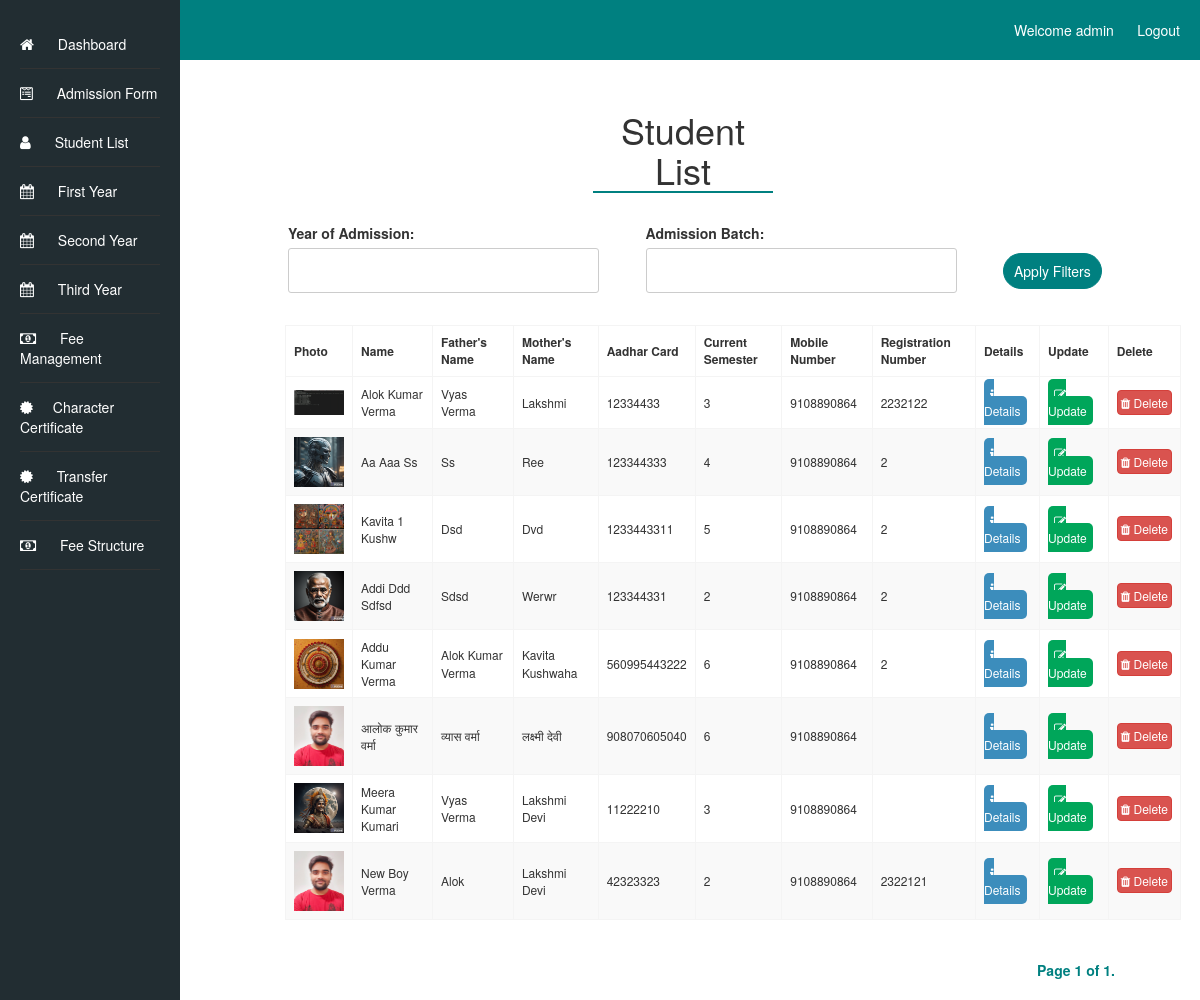
Screenshot of /student-list/student-list/ (signed in) with the database file from the repository.
### admissionapp/models.py (models this page shows, shortened)
class AdmissionForm(models.Model):
    first_name = models.CharField(max_length=50)
    middle_name = models.CharField(max_length=50, blank=True,)
    last_name = models.CharField(max_length=50, blank=True,)
    father_name = models.CharField(max_length=100)
    mother_name = models.CharField(max_length=100)
    photo = models.ImageField(upload_to='admission_photos/')
    marks_10th = models.DecimalField(max_digits=5, decimal_places=2)
    marks_12th = models.DecimalField(max_digits=5, decimal_places=2)
    admission_batch = models.CharField(max_length=20)
    school_details_12th = models.TextField()
    school_details_10th = models.TextField()
    address = models.TextField()
    pass_out_year_12th = models.IntegerField()
    pass_out_year_10th = models.IntegerField()
    admission_date = models.DateField()
    caste = models.CharField(max_length=20)
    roll_number_12th = models.CharField(max_length=20)
    roll_number_10th = models.CharField(max_length=20)
    aadhar_number = models.CharField(max_length=12, unique=True)
    mobile_number = models.CharField(max_length=10)
    date_of_birth = models.DateField()
    subjects = models.CharField(max_length=1000)
    registration_number = models.CharField(max_length=20, blank=True)
    current_semester = models.CharField(max_length=20, blank=True)

### student_list/views.py (the view)
# urls.py: path('student-list/', include('student_list.urls')),
@login_required
def student_list(request):
    students = AdmissionForm.objects.all()
    year_filter_form = AdmissionYearFilterForm(request.POST)
    if year_filter_form.is_valid():
        admission_year = year_filter_form.cleaned_data.get('admission_year')
        if admission_year:
            students = students.filter(admission_date__year=admission_year)
    class_filter_form = AdmissionClassFilterForm(request.POST)
    if class_filter_form.is_valid():
        admission_batch = class_filter_form.cleaned_data.get('admission_batch')
        if admission_batch:
            students = students.filter(admission_batch__icontains=admission_batch)
    page = request.GET.get('page')
    paginator = Paginator(students, 20)  # Display 10 students per page, you can adjust this number as needed
    students = paginator.get_page(page)
    context = {
        'students': students,
        'year_filter_form': year_filter_form,
        'class_filter_form': class_filter_form,
    }
    return render(request, 'student_list/student_list.html', context)

### student_list/forms.py
class AdmissionYearFilterForm(forms.Form):
    admission_year = forms.IntegerField(label='Year of Admission', required=False)

class AdmissionClassFilterForm(forms.Form):
    admission_batch = forms.CharField(label='Admission Batch', required=False)

### student_list/templates/student_list/student_list.html (shortened to what this page needs)
<!DOCTYPE html>
<html>
<head>
    <link rel="stylesheet" type="text/css" href="/static/styles.css">
    <link rel="stylesheet" href="https://cdnjs.cloudflare.com/ajax/libs/font-awesome/4.7.0/css/font-awesome.min.css">
    <link rel="stylesheet" href="/static/bootstrap.min.css">
</head>
<body>
        <header>
            Welcome {{ user.username }} &nbsp;&nbsp;&nbsp;&nbsp;&nbsp;
            <a href="{% url 'logout' %}?next=/loginapp/logout/">Logout</a>
        </header>
    <div class="container-fluid">
        <div class="sidebar">
            <ul class="dashboard_list">
                <li><a href="/dashboard"><i class="fa fa-home" aria-hidden="true"></i> Dashboard</a></li>
                <li><a href="{% url 'admission_form' %}"><i class="fa fa-wpforms" aria-hidden="true"></i> Admission Form</a></li>
                <li><a href="{% url 'student_list' %}"><i class="fa fa-user"></i> Student List</a></li>
                <li><a href="{% url 'first_year' %}"><i class="fa fa-calendar" aria-hidden="true"></i> First Year</a></li>
                <li><a href="{% url 'second_year' %}"><i class="fa fa-calendar" aria-hidden="true"></i> Second Year</a></li>
                <li><a href="{% url 'third_year' %}"><i class="fa fa-calendar" aria-hidden="true"></i> Third Year</a></li>
                <li><a href="{% url 'fee_detail' %}"><i class="fa fa-money" aria-hidden="true"></i> Fee Management</a></li>
                <li><a href="{% url 'student_list_details' %}"><i class="fa fa-certificate" aria-hidden="true"></i>Character Certificate</a></li>
                <li><a href="{% url 'student_list_details_transfer' %}"><i class="fa fa-certificate" aria-hidden="true"></i> Transfer Certificate</a></li>
                <li><a href="{% url 'fee_structure' %}"><i class="fa fa-money" aria-hidden="true"></i> Fee Structure</a></li>
            </ul>
        </div>
        <div class="content">
            <h1 class="student_heading">Student List</h1>
            <form method="post" enctype="multipart/form-data" class="admission_filter">
                <div class="col-sm-5 year_admin">{{ year_filter_form.as_p }}</div>
                <div class="col-sm-5 admission_batch">{{ class_filter_form.as_p }}</div>
                <div class="col-sm-2"><button type="submit" class="apply_filter">Apply Filters</button></div>
            </form>
            <table class="student_list_tab">
                <thead>
                    <tr>
                        <th class="photo-column">Photo</th>
                        <th class="name-column">Name</th>
                        <th class="father-name-column">Father's Name</th>
                        <th class="mother-name-column">Mother's Name</th>
                        <th class="aadhar-column">Aadhar Card</th>
                        <th class="current-semester-column">Current Semester</th>
                        <th class="mobile-number-column">Mobile Number</th>
                        <th class="registration-Number"> Registration Number</th>
                        <th>Details</th>
                        <th>Update</th>
                        <th>Delete</th>
                    </tr>
                </thead>
                <tbody>
                    {% for student in students %}
                        <tr>
                            <td class="photo-column"><img src="{{ student.photo.url  }}" alt="{{ student.first_name }} {{ student.last_name }} Photo" width="50"></td>
                            <td class="name-column">{{ student.first_name }} {{ student.middle_name }} {{ student.last_name }}</td>
                            <td class="father-name-column">{{ student.father_name }}</td>
                            <td class="mother-name-column">{{ student.mother_name }}</td>
                            <td class="aadhar-column">{{ student.aadhar_number }}</td>
                            <td class="admission-class-column">{{ student.current_semester }}</td>
                            <td class="mobile-number-column">{{ student.mobile_number }}</td>
                            <td class="registration-Number">{{student.registration_number}}</td>
                            <td><a href="{% url 'student_details' student.id %}" class="details_btn"><i class="fa fa-info"></i> Details</a></td>
                            <td><a href="{% url 'update_student' student.id %}" class="update_btn"><i class="fa fa-edit"></i> Update</a></td>
                            <td>
                                <a href="{% url 'delete_student' student.id %}" class="delete_btn btn btn-danger delete-student"
                                   data-student-name="{{ student.first_name }} {{ student.middle_name }} {{ student.last_name }}">
                                    <i class="fa fa-trash"></i> Delete
                                </a>
                            </td>
                        </tr>
                    {% endfor %}
                </tbody>
            </table>
        </div>
<div class="pagination">
    <span class="step-links">
        <span class="current-page">
            Page {{ students.number }} of {{ students.paginator.num_pages }}.
        </span>
    </span>
</div>
    </div>
</body>
</html>

### static/styles.css (style rules this page uses)
label { display: block; font-weight: bold; }
input[type="text"], input[type="date"], input[type="file"], input[type="number"], textarea, select { width: 95%; padding: 10px; border: 1px solid #ccc; border-radius: 3px; font-size: 16px; }
a { text-decoration: none; color: #007bff; }
a[href*="logout"] { float: right; }
.sidebar { width: 20%; background-color: #333; color: #fff; padding: 20px; position: fixed; top: 0; left: 0; height: 100%; }
ul { list-style-type: none; padding: 0; }
ul li a { margin-bottom: 10px; text-decoration: none; color: #fff; }
body { font-family: Arial, sans-serif; margin: 0; padding: 0; background-color: #f4f4f4; }
header { background-color: #008080; color: #fff; padding: 20px 10px; text-align: right; }
header a { color: #fff; text-decoration: none; margin-right: 10px; }
.sidebar { width: 15%; background-color: #222d32; color: #fff; padding: 20px; position: fixed; top: 0; left: 0; height: 100%; }
.content { width: 80%; padding: 20px; position: relative; left: 200px; }
h1 { text-align: center; }
ul.dashboard_list li { padding: 14px 0px; border-bottom: 1px solid #333; }
ul li a { margin-bottom: 10px; text-decoration: none; color: #fff; font-size: 14px; }
ul.dashboard_list li a i { font-size: 15px; padding-right: 20px; }
.apply_filter { background-color: #008080; padding: 7px 10px; color: #fff; border: 1px solid #008080; border-radius: 25px; position: relative; top: 30px; }
table.student_list_tab { margin-left: 50px; }
table.student_list_tab tr:nth-child(even) { background-color: #f9f9f9; }
table.student_list_tab th, table.student_list_tab td { font-size: 12px; text-transform: capitalize; }
a.details_btn { background-color: #3c8dbc; border-color: #367fa9; border-radius: 5px; border: 1px solid transparent; padding: 5px; color: #fff; }
a.update_btn { background-color: #00a65a; border-color: #008d4c; border-radius: 5px; border: 1px solid transparent; padding: 5px; color: #fff; }
.student_heading { border-bottom: 2px solid #008080; width: 20%; text-align: center; margin: 30px auto; padding-bottom: 2px; }
.pagination { text-align: right; margin-right: 70px !important; display: block !important; }
span.current-page { color: #008080; font-weight: bold; }
form.admission_filter { margin-left: 38px; margin: 0px 0px 18px 38px; display: inline-block; }
a.delete_btn { padding: 3px; font-size: 12px; }

### student_list/templates/student_list/student_list.html (style rules this page uses)
table { border-collapse: collapse; width: 100%; }
th, td { border: 1px solid #f4f4f4; padding: 8px; text-align: left; }

### rows the page displays
AdmissionForm: photo (picture), first_name "Alok", middle_name "Kumar", last_name "Verma", father_name "Vyas Verma", mother_name "Lakshmi", aadhar_number "12334433", current_semester "3", mobile_number "9108890864", registration_number "2232122"
AdmissionForm: photo (picture), first_name "Aa", middle_name "Aaa", last_name "Ss", father_name "Ss", mother_name "Ree", aadhar_number "123344333", current_semester "4", mobile_number "9108890864", registration_number "2"
AdmissionForm: photo (picture), first_name "Kavita", middle_name "1", last_name "Kushw", father_name "Dsd", mother_name "Dvd", aadhar_number "1233443311", current_semester "5", mobile_number "9108890864", registration_number "2"
AdmissionForm: photo (picture), first_name "Addi", middle_name "Ddd", last_name "Sdfsd", father_name "Sdsd", mother_name "Werwr", aadhar_number "123344331", current_semester "2", mobile_number "9108890864", registration_number "2"
AdmissionForm: photo (picture), first_name "Addu", middle_name "Kumar", last_name "Verma", father_name "Alok Kumar Verma", mother_name "Kavita Kushwaha", aadhar_number "560995443222", current_semester "6", mobile_number "9108890864", registration_number "2"
AdmissionForm: photo (picture), first_name "आलोक", middle_name "कुमार", last_name "वर्मा", father_name "व्यास वर्मा", mother_name "लक्ष्मी देवी", aadhar_number "908070605040", current_semester "6", mobile_number "9108890864"
AdmissionForm: photo (picture), first_name "Meera", middle_name "Kumar", last_name "Kumari", father_name "Vyas Verma", mother_name "Lakshmi Devi", aadhar_number "11222210", current_semester "3", mobile_number "9108890864"
AdmissionForm: photo (picture), first_name "New", middle_name "Boy", last_name "Verma", father_name "Alok", mother_name "Lakshmi Devi", aadhar_number "42323323", current_semester "2", mobile_number "9108890864", registration_number "2322121"

### other values shown
{{ user.username }} "admin"
{{ students.number }} "1"
{{ students.paginator.num_pages }} "1"
